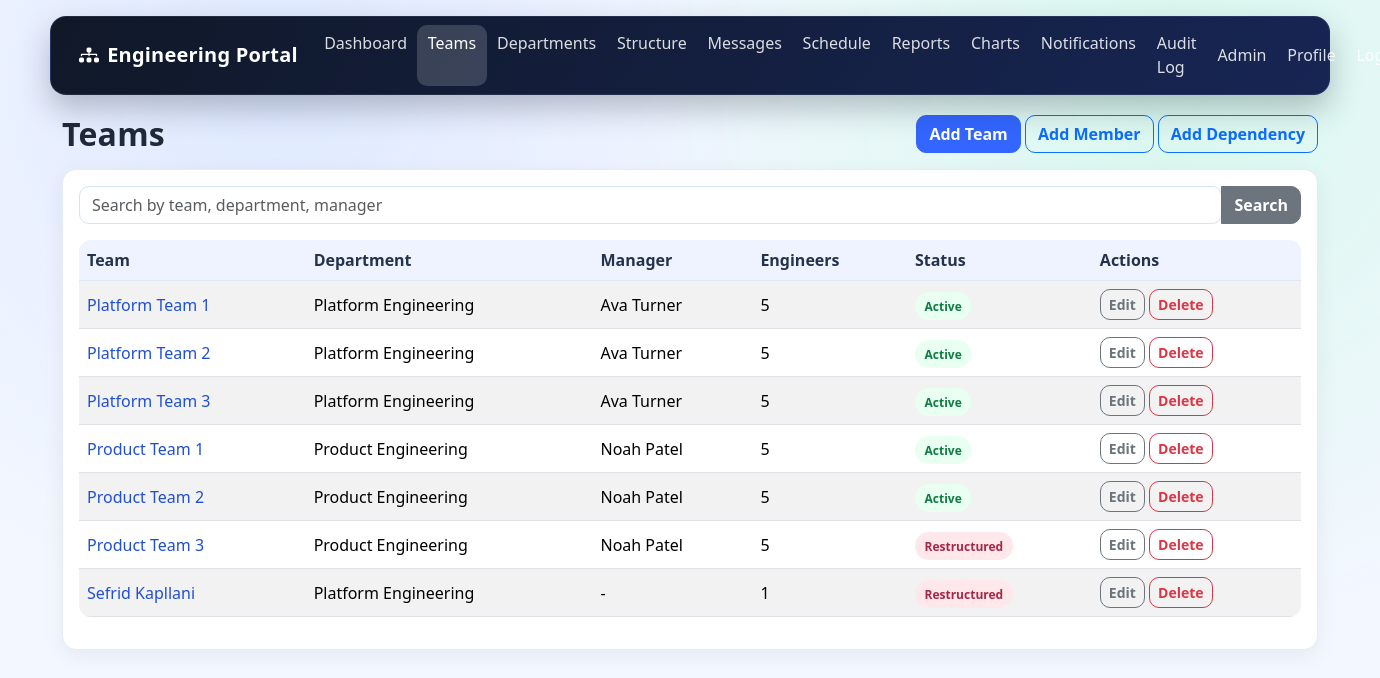
The page /teams/ (signed in) on the database as committed earlier.
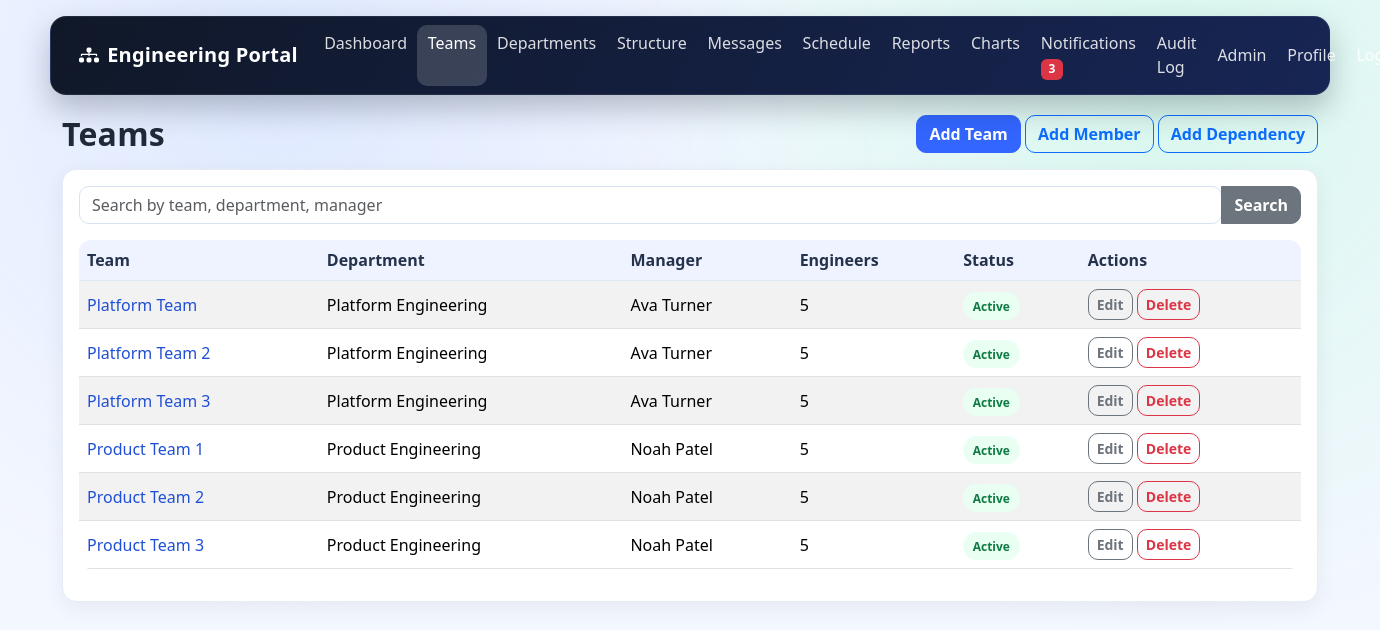
The same page on the database as committed later.
### teams/models.py (models this page shows, shortened)
class Team(models.Model):
    class TeamStatus(models.TextChoices):
        ACTIVE = "active", "Active"
        RESTRUCTURED = "restructured", "Restructured"
        DISBANDED = "disbanded", "Disbanded"
    name = models.CharField(max_length=140, unique=True)
    department = models.ForeignKey(Department, on_delete=models.PROTECT, related_name="teams")
    team_type = models.ForeignKey(
        TeamType, on_delete=models.SET_NULL, null=True, blank=True, related_name="teams"
    )
    manager = models.ForeignKey(User, on_delete=models.SET_NULL, null=True, blank=True, related_name="managed_teams")
    mission = models.TextField()
    responsibilities = models.TextField()
    contact_channel = models.CharField(max_length=200, help_text="Slack, Teams channel, or email.")
    repository_url = models.URLField(blank=True)
    status = models.CharField(max_length=20, choices=TeamStatus.choices, default=TeamStatus.RESTRUCTURED)
    created_at = models.DateTimeField(auto_now_add=True)
    updated_at = models.DateTimeField(auto_now=True)
    class Meta:
        ordering = ["name"]
    @property
    def engineer_count(self):
        return self.members.count()

### organization/models.py (models this page shows, shortened)
class Department(models.Model):
    name = models.CharField(max_length=120, unique=True)
    leader_name = models.CharField(max_length=120)
    specialisation = models.CharField(max_length=200)
    description = models.TextField(blank=True)
    is_active = models.BooleanField(default=True)

### teams/views.py (the view, shortened to what this page needs)
# urls.py: path("", TeamListView.as_view(), name="team_list"),
class TeamListView(LoginRequiredMixin, ListView):
    model = Team
    template_name = "teams/team_list.html"
    context_object_name = "teams"
    def get_queryset(self):
        queryset = Team.objects.select_related("department", "manager")
        query = self.request.GET.get("q", "").strip()
        return queryset

### core/context_processors.py (called while the page is built)
def notification_count(request):
    if request.user.is_authenticated:
        return {"unread_notifications_count": Notification.objects.filter(user=request.user, is_read=False).count()}
    return {"unread_notifications_count": 0}

### core/current_user.py (called while the page is built)
def set_current_user(user):
    _current_user.set(user)

### templates/teams/team_list.html (shortened to what this page needs)
{% extends "base.html" %}
{% block content %}
<div class="d-flex justify-content-between align-items-center mb-3">
    <h2 class="page-title mb-0">Teams</h2>
    <div>
        <a class="btn btn-primary" href="{% url 'team_create' %}">Add Team</a>
        <a class="btn btn-outline-primary" href="{% url 'team_member_create' %}">Add Member</a>
        <a class="btn btn-outline-primary" href="{% url 'team_dependency_create' %}">Add Dependency</a>
    </div>
</div>
<div class="card">
    <div class="card-body">
        <form method="get" class="input-group mb-3">
            <input type="text" class="form-control" name="q" placeholder="Search by team, department, manager" value="{{ request.GET.q }}">
            <button class="btn btn-secondary">Search</button>
        </form>
        <div class="table-responsive">
            <table class="table table-striped align-middle">
                <thead>
                <tr>
                    <th>Team</th>
                    <th>Department</th>
                    <th>Manager</th>
                    <th>Engineers</th>
                    <th>Status</th>
                    <th>Actions</th>
                </tr>
                </thead>
                <tbody>
                {% for team in teams %}
                    <tr>
                        <td><a href="{% url 'team_detail' team.pk %}">{{ team.name }}</a></td>
                        <td>{{ team.department.name }}</td>
                        <td>{{ team.manager.get_full_name|default:"-" }}</td>
                        <td>{{ team.engineer_count }}</td>
                        <td>
                            {% if team.status == "active" %}
                                <span class="badge-pill-soft badge-soft-success">Active</span>
                            {% else %}
                                <span class="badge-pill-soft badge-soft-danger">{{ team.get_status_display }}</span>
                            {% endif %}
                        </td>
                        <td>
                            <a class="btn btn-sm btn-outline-secondary" href="{% url 'team_update' team.pk %}">Edit</a>
                            <a class="btn btn-sm btn-outline-danger" href="{% url 'team_delete' team.pk %}">Delete</a>
                        </td>
                    </tr>
                {% endfor %}
                </tbody>
            </table>
        </div>
    </div>
</div>
{% endblock %}

Rows that differ between the two databases and show on the page:
removed Team: name "Sefrid Kapllani", department.name "Platform Engineering", manager.get_full_name "-", engineer_count "1", status "Restructured"
changed Team: name "Platform Team 1" → "Platform Team"
changed Team "Product Team 3": status "Restructured" → (not shown); now shows "Active"
Other text that changed with them:
{{ unread_notifications_count }}: (not shown) → "3"
